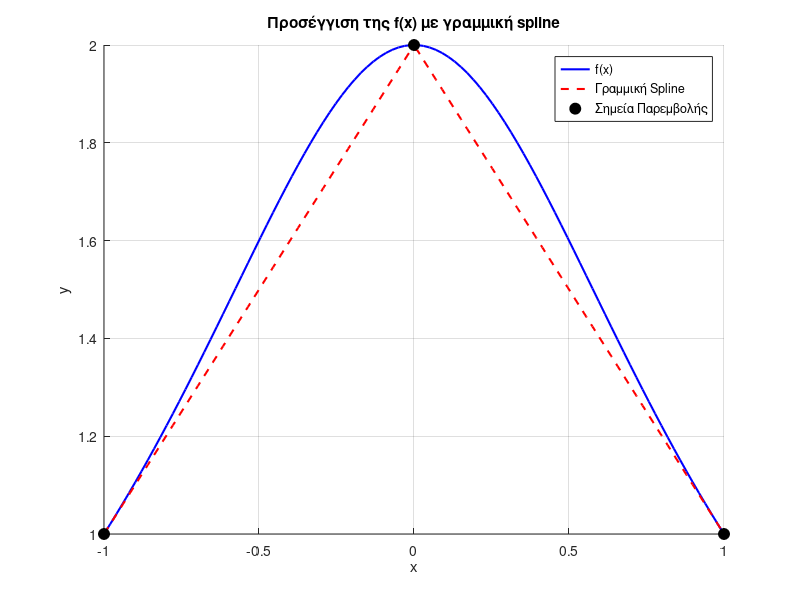

The MATLAB source for this figure:
% Άσκηση 3
f = @(x) 2 ./ (1 + x.^2);

% Κόμβοι παρεμβολής
x_nodes = [-1, 0, 1];
y_nodes = f(x_nodes);

% Υπολογισμός ορισμένου ολοκληρώματος της f(x)
integral_f = integral(f, -1, 1);

% Υπολογισμός ορισμένου ολοκληρώματος της γραμμικής spline
% Σύμφωνα με τη σκέψη σου: Υπολογίζουμε τα Y της γραμμικής spline σε πυκνό πλέγμα
x_fine = linspace(-1, 1, 1000);
y_spline_fine = interp1(x_nodes, y_nodes, x_fine, 'linear');

% Στη συνέχεια υπολογίζουμε το ολοκλήρωμα της γραμμικής spline με την trapz στο πυκνό πλέγμα
integral_spline = trapz(x_fine, y_spline_fine);
fprintf('Το εμβαδόν κάτω από την f(x) στο [-1, 1] είναι: %.4f\n', integral_f);
fprintf('Το εμβαδόν κάτω από τη γραμμική spline στο [-1, 1] είναι: %.4f\n', integral_spline);

% Γραφική παράσταση
x_plot = linspace(-1, 1, 100);
y_f = f(x_plot);
y_spline_plot = interp1(x_nodes, y_nodes, x_plot, 'linear');

figure;
hold on; grid on;
plot(x_plot, y_f, 'b-', 'LineWidth', 1.5);
plot(x_plot, y_spline_plot, 'r--', 'LineWidth', 1.5);
plot(x_nodes, y_nodes, 'ko', 'MarkerSize', 8, 'MarkerFaceColor', 'k');
legend('f(x)', 'Γραμμική Spline', 'Σημεία Παρεμβολής');
title('Προσέγγιση της f(x) με γραμμική spline');
xlabel('x'); ylabel('y');
hold off;
